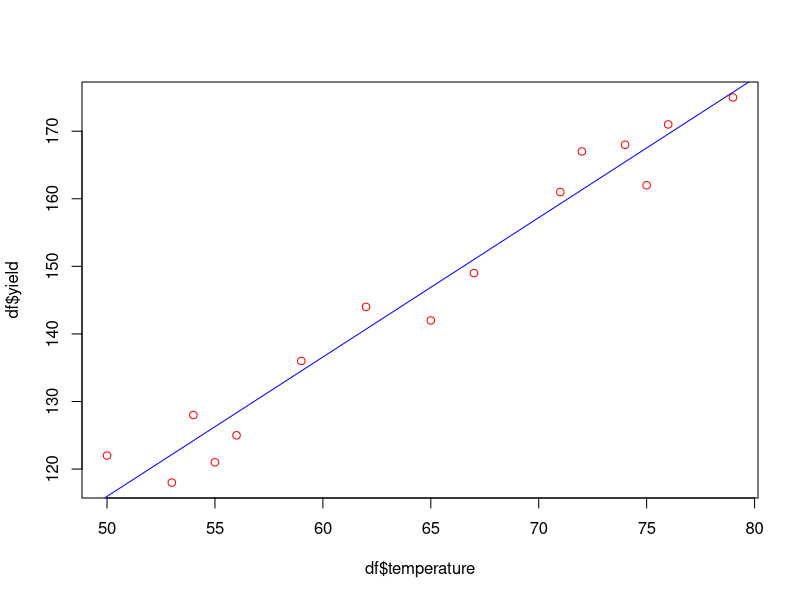
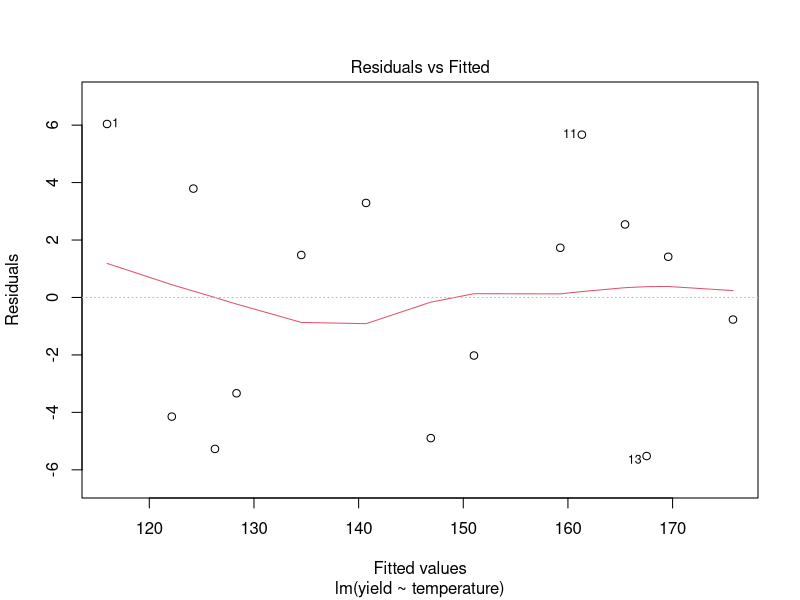

R code for these plots, in order:
number <- c(1:15)
temperature <- c(50,53,54,55,56,59,62,65,67,71,72,74,75,76,79)
yield <- c(122,118,128,121,125,136,144,142,149,161,167,168,162,171,175)
df<-data.frame(temperature, yield)
rownames(df) <- number
df
lr <- lm(yield ~ temperature, data=df)
print(summary(lr))
names(lr)
lr$coefficients
pred <- fitted(lr)
pred
plot(df$temperature, df$yield, col="red")
abline(lr, col="blue")

# residuals
residuals(lr)
plot(lr, which=1)